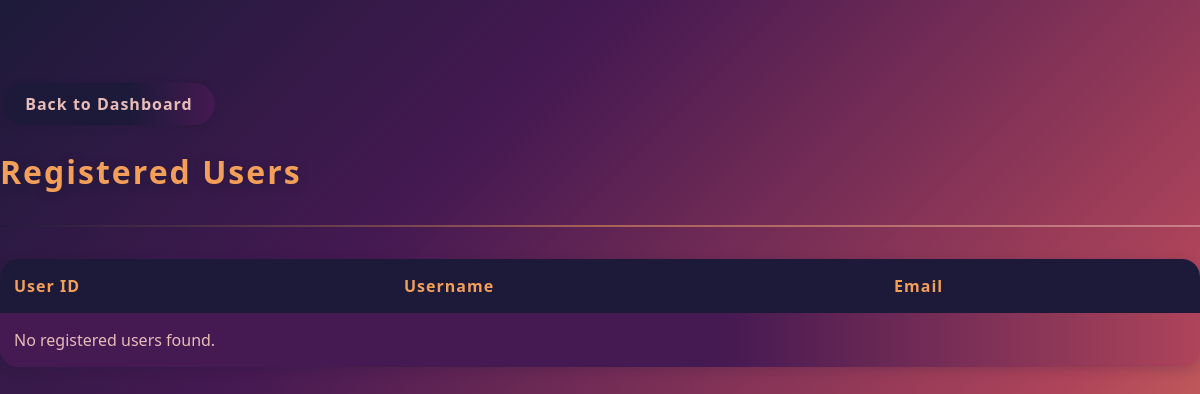
/admin/users (signed in), run on an earlier commit of the app's database.
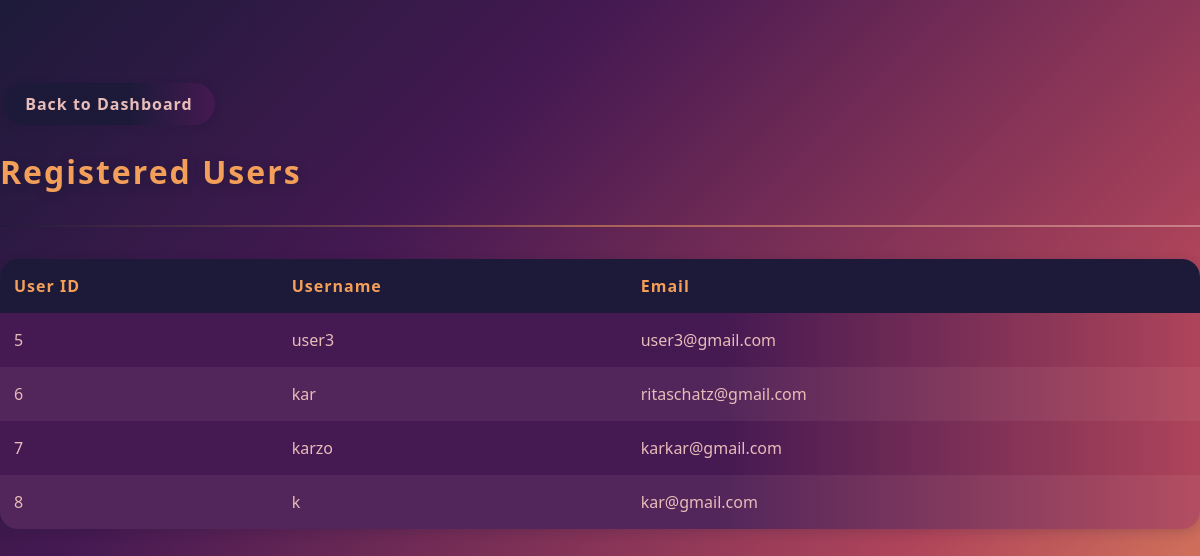
And on a later commit of the database.
### models/models.py (models this page shows)
class User(db.Model):
    __tablename__ = 'users'
    id = db.Column(db.Integer, primary_key=True)
    username = db.Column(db.String(80), unique=True, nullable=False)
    email = db.Column(db.String(120), unique=True, nullable=False)
    password = db.Column(db.String(128), nullable=False)
    is_admin = db.Column(db.Boolean, default=False, nullable=False)
    bookings = db.relationship('Booking', backref='user', lazy=True)

### app.py (the view)
@app.route('/admin/users')
def view_users():
    if not session.get('is_admin'):
        flash("Admin access required.", "error")
        return redirect(url_for('login'))
    all_users = User.query.filter_by(is_admin=False).all()
    return render_template('view_users.html', users=all_users)

### app.py (called while the page is built)
@app.context_processor
def inject_current_user():
    user_id = session.get('user_id')
    user = None
    if user_id:
        user = User.query.get(user_id)
    return dict(current_user=user)

### templates/view_users.html (shortened to what this page needs)
<!DOCTYPE html>
<html lang="en">
<head>
    <link rel="stylesheet" href="{{ url_for('static', filename='css/styles.css') }}">
</head>
<body>
    <div>
        <a href="{{ url_for('admin_dashboard') }}" class="btn btn-primary"> Back to Dashboard</a>
    </div>
    <h1>Registered Users</h1>
    <hr>
    <table>
        <thead>
            <tr>
                <th>User ID</th>
                <th>Username</th>
                <th>Email</th>
            </tr>
        </thead>
        <tbody>
            {% for user in users %}
            <tr>
                <td>{{ user.id }}</td>
                <td>{{ user.username }}</td>
                <td>{{ user.email }}</td>
            </tr>
            {% else %}
            <tr>
                <td colspan="3">No registered users found.</td>
            </tr>
            {% endfor %}
        </tbody>
    </table>
</body>
</html>

What changed in the data, as far as the page shows it:
added User: id "5", username "user3", email "user3@gmail.com"
added User: id "6", username "kar", email "ritaschatz@gmail.com"
added User: id "7", username "karzo", email "karkar@gmail.com"
added User: id "8", username "k", email "kar@gmail.com"
Also different on the page:
text no longer shown: "No registered users found."
